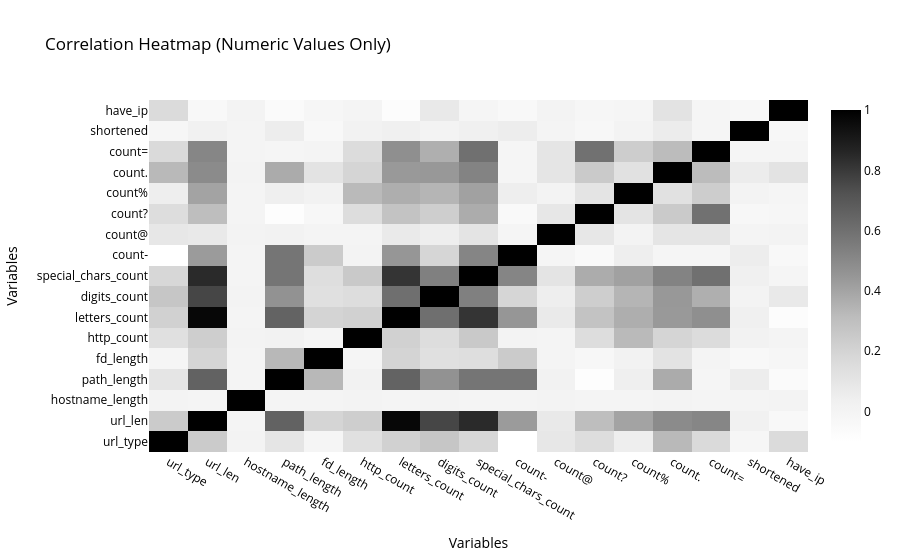

Notebook code for this chart:
### Code cell
# Select only the numeric columns from the DataFrame
numeric_data = urls_data.select_dtypes(include='number')

# Compute the correlation matrix
corr_matrix = numeric_data.corr()

# Create the heatmap trace
heatmap = go.Heatmap(
    z=corr_matrix.values,
    x=corr_matrix.columns,
    y=corr_matrix.columns,
    colorscale='Greys',  # Use a grayscale color scale
)

# Create the layout
layout = go.Layout(
    title='Correlation Heatmap (Numeric Values Only)',
    xaxis=dict(title='Variables'),
    yaxis=dict(title='Variables'),
    plot_bgcolor='white',  # Set the background color to black
    paper_bgcolor='white',  # Set the plot area background color to black
    font=dict(color='black')  # Set the font color to white
)

# Create the Figure object
fig = go.Figure(data=heatmap, layout=layout)
# Display the heatmap
fig.show()

### Figure 1 — Plotly figure (JSON) as saved in the notebook; plotly's stock layout.template omitted (floating-point values rounded to 4 significant figures; data arrays with more than 128 entries replaced by an {"elided": "..."} marker saying what was removed)
{"data": [{"colorscale": [[0, "rgb(255,255,255)"], [0.125, "rgb(240,240,240)"], [0.25, "rgb(217,217,217)"], [0.375, "rgb(189,189,189)"], [0.5, "rgb(150,150,150)"], [0.625, "rgb(115,115,115)"], [0.75, "rgb(82,82,82)"], [0.875, "rgb(37,37,37)"], [1, "rgb(0,0,0)"]], "type": "heatmap", "x": ["url_type", "url_len", "hostname_length", "path_length", "fd_length", "http_count", "letters_count", "digits_count", "special_chars_count", "count-", "count@", "count?", "count%", "count.", "count=", "shortened", "have_ip"], "y": ["url_type", "url_len", "hostname_length", "path_length", "fd_length", "http_count", "letters_count", "digits_count", "special_chars_count", "count-", "count@", "count?", "count%", "count.", "count=", "shortened", "have_ip"], "z": {"elided": "17x17 float values"}}], "layout": {"font": {"color": "black"}, "paper_bgcolor": "white", "plot_bgcolor": "white", "title": {"text": "Correlation Heatmap (Numeric Values Only)"}, "xaxis": {"title": {"text": "Variables"}}, "yaxis": {"title": {"text": "Variables"}}}}
